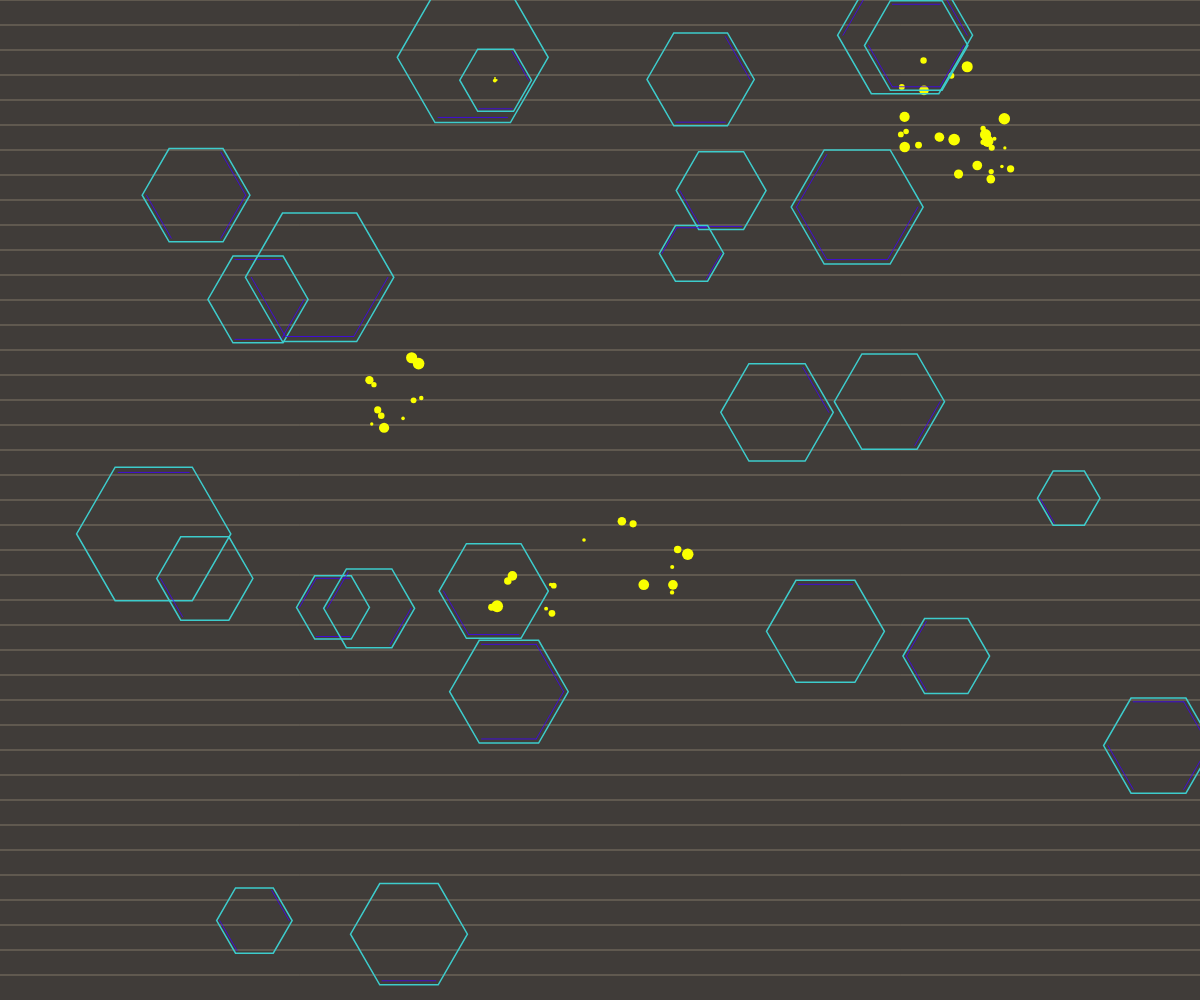
Frame 1 (no input)
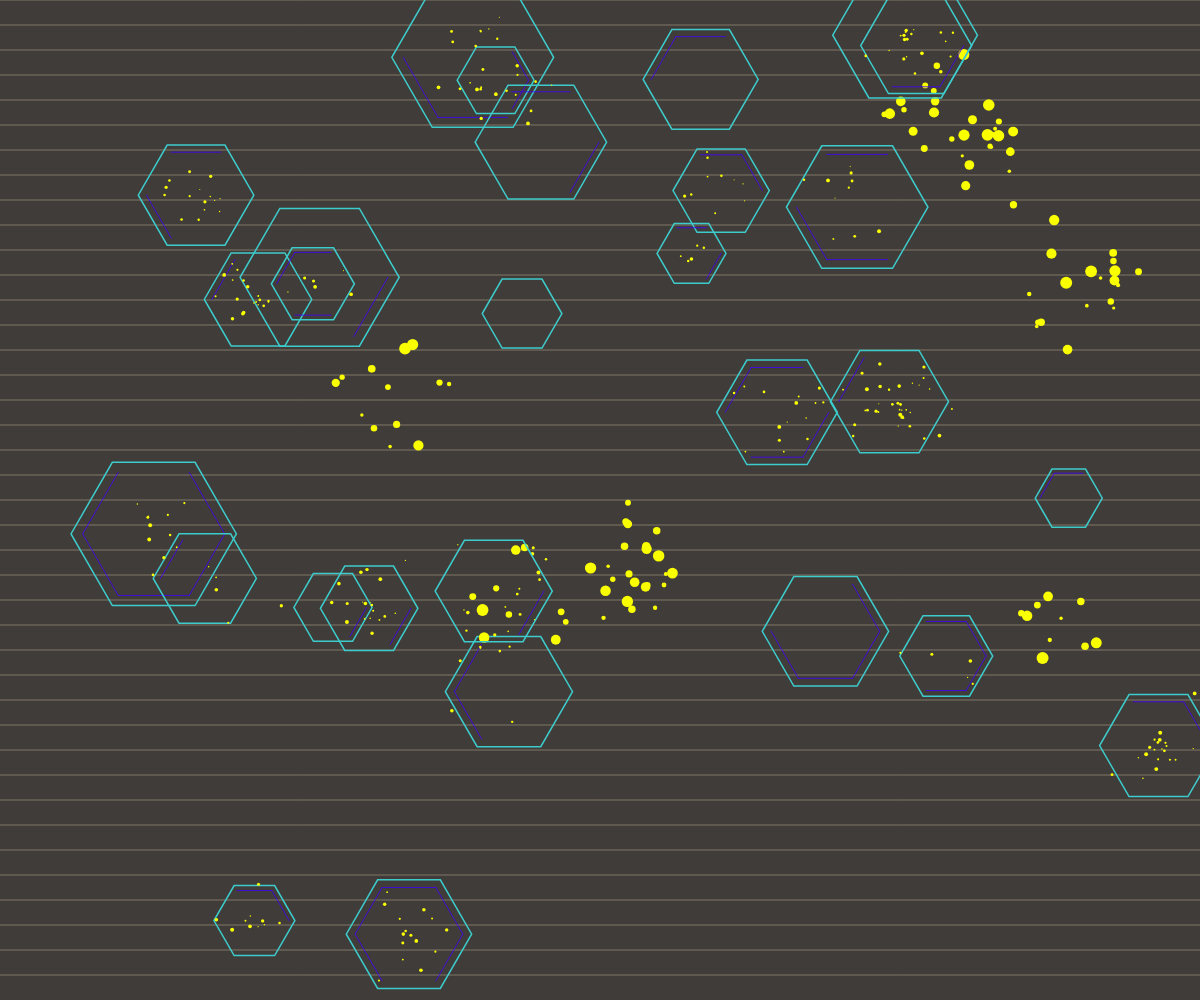
Frame 60 (no input)
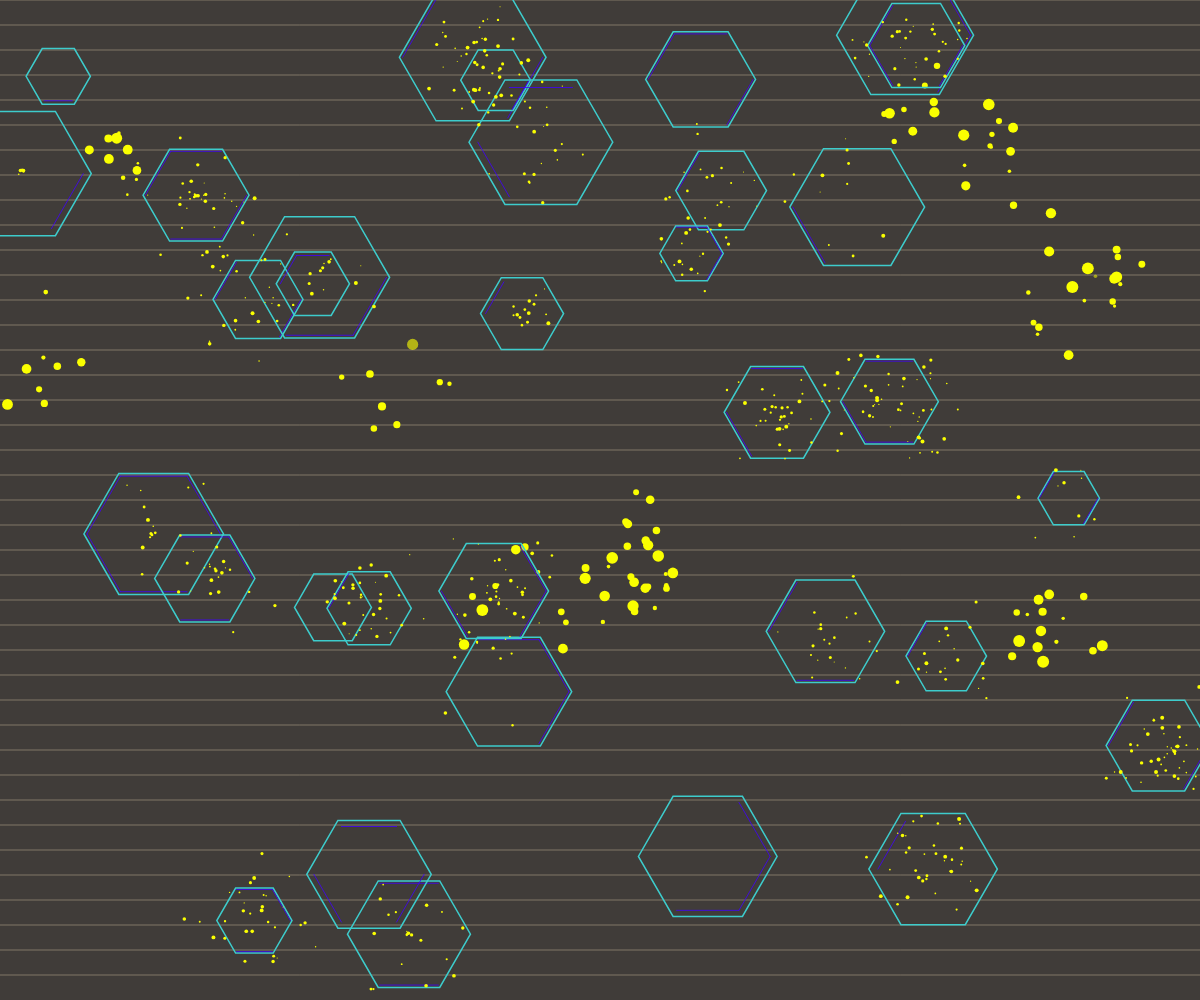
Frame 120 (the mouse pressed at the canvas centre since frame 60)

The p5.js sketch that drew these frames (run headless with seeded random() and noise() and a simulated clock; from frame 60 on, the mouse is pressed at the canvas centre):

// p5.js sketch
// ── sketch.js
let crystals = [];
let particles = [];

class Crystal {
  constructor(x, y) {
    this.pos = createVector(x, y);
    this.size = random(30, 80);
    this.age = 0;
    this.maxAge = random(400, 800);
    this.growthRate = random(0.05, 0.15);
    this.stress = 0;
    this.shards = [];
    this.createShards();
  }
  
  createShards() {
    let shardCount = floor(random(8, 20));
    for (let i = 0; i < shardCount; i++) {
      let angle = random(TWO_PI);
      let distance = random(this.size * 0.3, this.size * 0.8);
      let shard = {
        pos: createVector(
          this.pos.x + cos(angle) * distance,
          this.pos.y + sin(angle) * distance
        ),
        vel: p5.Vector.random2D().mult(random(0.5, 3)),
        size: random(3, 12),
        life: random(80, 200),
        color: color(180, 70, 80, 180)
      };
      this.shards.push(shard);
    }
  }
  
  update() {
    this.age++;
    this.stress = sin(this.age * 0.03) * 0.5 + 0.5;
    
    // Update shards
    for (let i = this.shards.length - 1; i >= 0; i--) {
      let shard = this.shards[i];
      shard.pos.add(shard.vel);
      shard.vel.mult(0.93);
      shard.life--;
      
      if (shard.life <= 0) {
        this.shards.splice(i, 1);
      }
    }
    
    // Occasionally add new shards to simulate decay
    if (random() < 0.03 && this.shards.length < 40) {
      let angle = random(TWO_PI);
      let distance = random(this.size * 0.3, this.size * 0.8);
      let shard = {
        pos: createVector(
          this.pos.x + cos(angle) * distance,
          this.pos.y + sin(angle) * distance
        ),
        vel: p5.Vector.random2D().mult(random(0.5, 3)),
        size: random(3, 12),
        life: random(80, 200),
        color: color(180, 70, 80, 180)
      };
      this.shards.push(shard);
    }
    
    // Occasionally remove shards to simulate rebirth
    if (this.shards.length > 30 && random() < 0.015) {
      this.shards.splice(0, 1);
    }
    
    // Create particles when stress is high
    if (random() < 0.04) {
      for (let i = 0; i < 5; i++) {
        particles.push(new Particle(this.pos.x, this.pos.y));
      }
    }
  }
  
  display() {
    push();
    translate(this.pos.x, this.pos.y);
    
    // Draw main crystal structure
    noFill();
    stroke(180, 70, 80, 180);
    strokeWeight(1.5);
    
    // Draw a growing hexagonal crystal
    beginShape();
    for (let i = 0; i < 6; i++) {
      let angle = TWO_PI * i / 6;
      let x = cos(angle) * this.size * (0.9 + this.stress * 0.15);
      let y = sin(angle) * this.size * (0.9 + this.stress * 0.15);
      vertex(x, y);
    }
    endShape(CLOSE);
    
    // Draw stress fractures
    stroke(255, 255, 255, 40);
    strokeWeight(0.8);
    for (let i = 0; i < 6; i++) {
      if (random() < 0.4) {
        let angle1 = TWO_PI * i / 6;
        let angle2 = TWO_PI * (i + 1) / 6;
        let x1 = cos(angle1) * this.size * 0.9;
        let y1 = sin(angle1) * this.size * 0.9;
        let x2 = cos(angle2) * this.size * 0.9;
        let y2 = sin(angle2) * this.size * 0.9;
        line(x1, y1, x2, y2);
      }
    }
    
    // Draw shards
    for (let i = 0; i < this.shards.length; i++) {
      let shard = this.shards[i];
      noStroke();
      fill(red(shard.color), green(shard.color), blue(shard.color), shard.life * 1.2);
      ellipse(shard.pos.x, shard.pos.y, shard.size);
    }
    
    pop();
  }
}

class Particle {
  constructor(x, y) {
    this.pos = createVector(x, y);
    this.vel = p5.Vector.random2D().mult(random(0.5, 3));
    this.life = 150;
    this.size = random(1, 4);
    this.color = color(180, 70, 80, 180);
  }
  
  update() {
    this.pos.add(this.vel);
    this.vel.mult(0.96);
    this.life--;
  }
  
  display() {
    noStroke();
    fill(red(this.color), green(this.color), blue(this.color), this.life * 1.2);
    ellipse(this.pos.x, this.pos.y, this.size);
  }
  
  isDead() {
    return this.life <= 0;
  }
}

function setup() {
  createCanvas(windowWidth, windowHeight);
  frameRate(30);
  colorMode(HSB, 360, 100, 100, 1);
  
  // Create initial crystals
  for (let i = 0; i < 25; i++) {
    let x = random(width);
    let y = random(height);
    crystals.push(new Crystal(x, y));
  }
}

function draw() {
  background(22, 10, 25);
  
  // Draw subtle gradient background
  for (let i = 0; i < height; i += 25) {
    let alpha = map(i, 0, height, 15, 60);
    stroke(40, 20, 50, alpha);
    line(0, i, width, i);
  }
  
  // Update and display crystals
  for (let i = 0; i < crystals.length; i++) {
    let crystal = crystals[i];
    crystal.update();
    crystal.display();
    
    // Occasionally add new crystals to simulate growth
    if (random() < 0.0015 && crystals.length < 40) {
      let x = random(width);
      let y = random(height);
      crystals.push(new Crystal(x, y));
    }
  }
  
  // Update and display particles
  for (let i = particles.length - 1; i >= 0; i--) {
    particles[i].update();
    particles[i].display();
    
    if (particles[i].isDead()) {
      particles.splice(i, 1);
    }
  }
  
  // Remove old crystals
  if (crystals.length > 40) {
    crystals.shift();
  }
}

function mousePressed() {
  // Trigger a stress wave by adjusting all crystals
  for (let i = 0; i < crystals.length; i++) {
    crystals[i].size *= random(0.9, 1.1);
    crystals[i].growthRate += random(-0.05, 0.05);
  }
}
